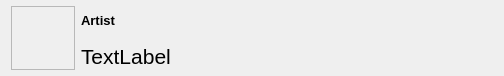
<?xml version="1.0" encoding="UTF-8"?>
<ui version="4.0">
 <class>Form</class>
 <widget class="QWidget" name="Form">
  <property name="geometry">
   <rect>
    <x>0</x>
    <y>0</y>
    <width>504</width>
    <height>76</height>
   </rect>
  </property>
  <property name="sizePolicy">
   <sizepolicy hsizetype="Preferred" vsizetype="Fixed">
    <horstretch>0</horstretch>
    <verstretch>0</verstretch>
   </sizepolicy>
  </property>
  <property name="windowTitle">
   <string>Form</string>
  </property>
  <layout class="QHBoxLayout" name="horizontalLayout" stretch="0,1">
   <property name="topMargin">
    <number>2</number>
   </property>
   <property name="bottomMargin">
    <number>2</number>
   </property>
   <item>
    <widget class="QLabel" name="cover">
     <property name="sizePolicy">
      <sizepolicy hsizetype="Preferred" vsizetype="Preferred">
       <horstretch>0</horstretch>
       <verstretch>0</verstretch>
      </sizepolicy>
     </property>
     <property name="minimumSize">
      <size>
       <width>64</width>
       <height>64</height>
      </size>
     </property>
     <property name="maximumSize">
      <size>
       <width>64</width>
       <height>64</height>
      </size>
     </property>
     <property name="baseSize">
      <size>
       <width>64</width>
       <height>64</height>
      </size>
     </property>
     <property name="frameShape">
      <enum>QFrame::StyledPanel</enum>
     </property>
     <property name="frameShadow">
      <enum>QFrame::Sunken</enum>
     </property>
     <property name="text">
      <string/>
     </property>
     <property name="alignment">
      <set>Qt::AlignCenter</set>
     </property>
    </widget>
   </item>
   <item>
    <layout class="QVBoxLayout" name="verticalLayout">
     <property name="spacing">
      <number>1</number>
     </property>
     <item>
      <widget class="QLabel" name="lArtist">
       <property name="font">
        <font>
         <pointsize>10</pointsize>
         <weight>75</weight>
         <bold>true</bold>
        </font>
       </property>
       <property name="text">
        <string>Artist</string>
       </property>
      </widget>
     </item>
     <item>
      <widget class="QLabel" name="lAlbum">
       <property name="sizePolicy">
        <sizepolicy hsizetype="Preferred" vsizetype="Preferred">
         <horstretch>0</horstretch>
         <verstretch>0</verstretch>
        </sizepolicy>
       </property>
       <property name="font">
        <font>
         <pointsize>16</pointsize>
        </font>
       </property>
       <property name="text">
        <string>TextLabel</string>
       </property>
      </widget>
     </item>
    </layout>
   </item>
  </layout>
 </widget>
 <resources/>
 <connections/>
</ui>
